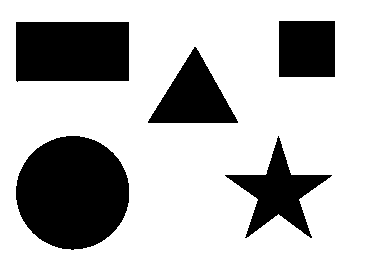
#> input picture ImageSegmentationOpenCV/identify_shape.png, 371 x 262 px
$ python identify_shape.py
#> lines starting #> are read from the running program, lines starting #| are printed output that depends on the picture; after the words box and inside, x2 and y2 are one past the last pixel; in counts of white or black regions, pixels touching at a corner belong together
# https://circuitdigest.com/tutorial/image-segmentation-using-opencv

import cv2
import numpy as np

# Load the image to identify shapes
image = cv2.imread('identify_shape.png')
#> image is the input picture: shape (262, 371, 3); 72.2% white; 5 black regions, box (x1, y1, x2, y2) and area: (16, 136, 129, 250) 10078, (16, 22, 129, 82) 6668, (225, 136, 332, 238) 3645, (148, 47, 238, 123) 3536, (279, 21, 335, 77) 3136

# cv2.namedWindow("Identify Shapes", cv2.WINDOW_NORMAL)
cv2.imshow("Identify Shapes", image)
cv2.waitKey(0)

# Grayscale and binarize
gray = cv2.cvtColor(image, cv2.COLOR_BGR2GRAY)
#> gray: shape (262, 371); 72.2% white; 5 black regions
ret, thresh = cv2.threshold(gray, 127, 255, 0)

# Find contours
contours, hierarchy = cv2.findContours(thresh, cv2.RETR_LIST, cv2.CHAIN_APPROX_NONE)
#> contours = 6 contours; box (x1, y1, x2, y2) and area: (0, 0, 371, 262) 96570, (15, 135, 130, 251) 10238, (15, 21, 130, 83) 6839, (224, 135, 333, 239) 3829, (147, 46, 239, 124) 3657, (278, 20, 336, 78) 3247

# Sort the contours and remove the largest frame contour
n = len(contours) - 1
#> n = 5
contours = sorted(contours, key=cv2.contourArea, reverse=False)[:n]
#> contours = 5 contours; box (x1, y1, x2, y2) and area: (15, 135, 130, 251) 10238, (15, 21, 130, 83) 6839, (224, 135, 333, 239) 3829, (147, 46, 239, 124) 3657, (278, 20, 336, 78) 3247

# Get approximate polygons
for cnt in contours:
    approx = cv2.approxPolyDP(cnt, 0.01 * cv2.arcLength(cnt, True), True)

    if len(approx) == 3:
        shape_name = "Triangle"
        cv2.drawContours(image, [cnt], 0, (0, 255, 0), -1)
        M = cv2.moments(cnt)
        cx = int(M['m10'] / M['m00'])
        cy = int(M['m01'] / M['m00'])
        cv2.putText(image, shape_name, (cx - 50, cy), cv2.FONT_HERSHEY_SIMPLEX, 1, (0, 0, 0), 1)
    elif len(approx) == 4:
        x, y, w, h = cv2.boundingRect(cnt)
        M = cv2.moments(cnt)
        cx = int(M['m10'] / M['m00'])
        cy = int(M['m01'] / M['m00'])
        # cv2.boundingRect return the left width and height in pixels, starting from the top
        # left corner, for square it would be roughly same
        if abs(w - h) <= 3:
            shape_name = "square"
            # find contour center to place text at center
            cv2.drawContours(image, [cnt], 0, (0, 125, 255), -1)
            cv2.putText(image, shape_name, (cx - 50, cy), cv2.FONT_HERSHEY_SIMPLEX, 1, (0, 0, 0), 1)
        else:
            shape_name = "Rectangle"
            # find contour center to place text at center
            cv2.drawContours(image, [cnt], 0, (0, 0, 255), -1)
            M = cv2.moments(cnt)
            cx = int(M['m10'] / M['m00'])
            cy = int(M['m01'] / M['m00'])
            cv2.putText(image, shape_name, (cx - 50, cy), cv2.FONT_HERSHEY_SIMPLEX, 1, (0, 0, 0), 1)
    elif len(approx) == 10:
        shape_name = 'star'
        cv2.drawContours(image, [cnt], 0, (255, 255, 0), -1)
        M = cv2.moments(cnt)
        cx = int(M['m10'] / M['m00'])
        cy = int(M['m01'] / M['m00'])
        cv2.putText(image, shape_name, (cx - 50, cy), cv2.FONT_HERSHEY_SIMPLEX, 1, (0, 0, 0), 1)
    elif len(approx) >= 15:
        shape_name = 'circle'
        cv2.drawContours(image, [cnt], 0, (0, 255, 255), -1)
        M = cv2.moments(cnt)
        cx = int(M['m10'] / M['m00'])
        cy = int(M['m01'] / M['m00'])
        cv2.putText(image, shape_name, (cx - 50, cy), cv2.FONT_HERSHEY_SIMPLEX, 1, (0, 0, 0), 1)

    cv2.imshow('identifying shapes', image)
    cv2.waitKey(0)
#> this loop made 5 passes
#> (approx, x, y, w, h, shape_name) on passes 1, 4: ([[278, 21], [334, 20], [335, 76], [279, 77]], 278, 20, 58, 58, 'square'), ([[15, 22], [128, 21], [129, 80], [17, 82]], 15, 21, 115, 62, 'Rectangle')
#> (approx, shape_name) on pass 2: ([[195, 46], [238, 122], [148, 123]], 'Triangle')
#> pass 1, `cv2.imshow('identifying shapes', image)`:
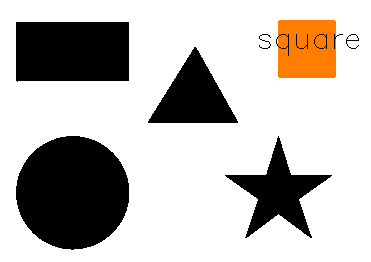
#> window 'identifying shapes': shape (262, 371, 3); mean B, G, R 183.1, 187.3, 191.6
#> pass 2, `cv2.imshow('identifying shapes', image)`:
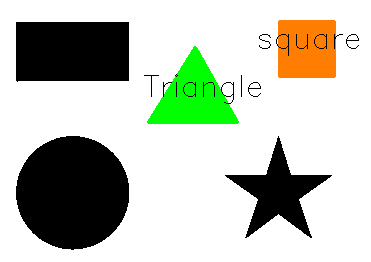
#> window 'identifying shapes': shape (262, 371, 3); mean B, G, R 182.1, 195.8, 190.5
#> after the loop:
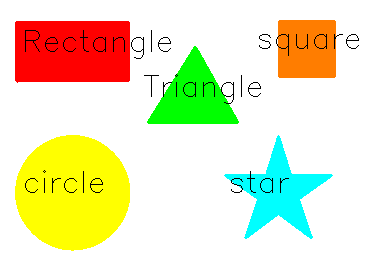
#> image: shape (262, 371, 3); mean B, G, R 189.2, 229.8, 232

cv2.destroyAllWindows()

$ run again, with ImageSegmentationOpenCV/blob_discrimination.png copied over ImageSegmentationOpenCV/identify_shape.png
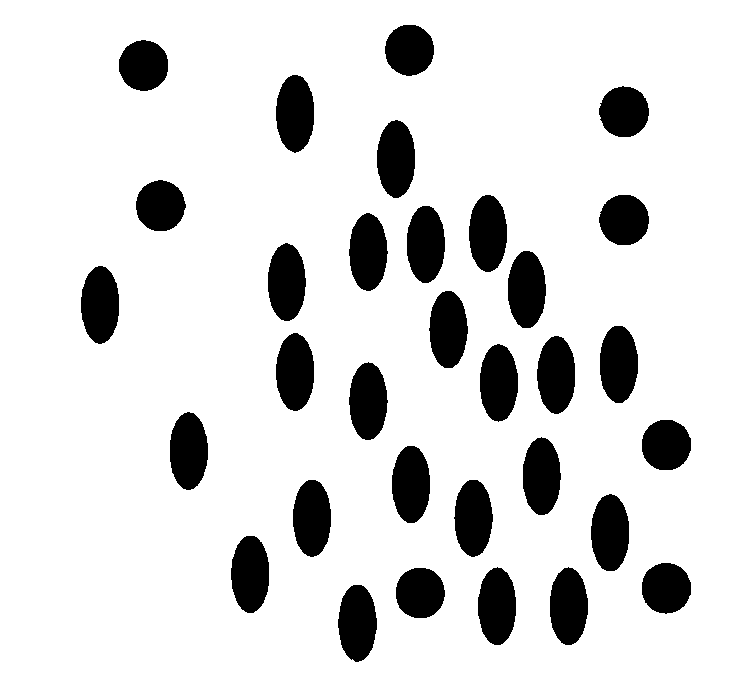
#> input picture ImageSegmentationOpenCV/blob_discrimination.png, 740 x 696 px
#> image is the input picture: shape (696, 740, 3); 86.1% white; 32 black regions, largest, box (x1, y1, x2, y2) and area: (600, 326, 638, 403) 2338, (276, 75, 314, 153) 2330, (276, 333, 314, 411) 2330
#> gray: shape (696, 740); 86.1% white; 32 black regions
#> `contours, hierarchy = cv2.findContours(thresh, cv2.RETR_LIST, cv2.CHAI..`: contours = 33 contours; largest, box (x1, y1, x2, y2) and area: (0, 0, 740, 696) 513605, (599, 325, 639, 404) 2424, (275, 74, 315, 154) 2417, (275, 332, 315, 412) 2416, (376, 119, 416, 199) 2414
#> n = 32
#> `contours = sorted(contours, key=cv2.contourArea, reverse=False)[:n]`: contours = 32 contours; largest, box (x1, y1, x2, y2) and area: (599, 325, 639, 404) 2424, (275, 74, 315, 154) 2417, (275, 332, 315, 412) 2416, (376, 119, 416, 199) 2414, (536, 335, 576, 415) 2414
#> the loop `for cnt in contours:` made 32 passes
#> shape_name on pass 1: 'circle'
#> pass 1, `cv2.imshow('identifying shapes', image)`:
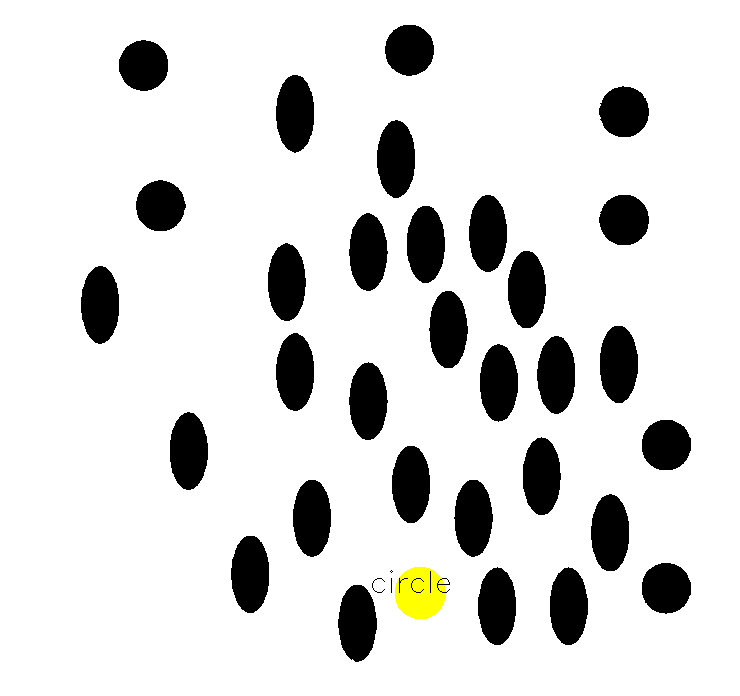
#> window 'identifying shapes': shape (696, 740, 3); mean B, G, R 219.5, 220.5, 220.5

$ run again, with ImageSegmentationOpenCV/convex_hull.png copied over ImageSegmentationOpenCV/identify_shape.png
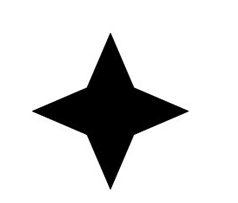
#> input picture ImageSegmentationOpenCV/convex_hull.png, 238 x 203 px
#> image is the input picture: shape (203, 238, 3); min 0, max 255, mean 215.5
#> `ret, thresh = cv2.threshold(gray, 127, 255, 0)`:
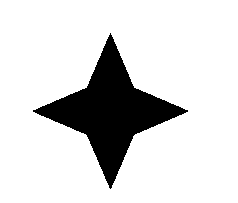
#> thresh: shape (203, 238); 84.5% white; 1 black region
#> `contours, hierarchy = cv2.findContours(thresh, cv2.RETR_LIST, cv2.CHAI..`: contours = 2 contours; box (x1, y1, x2, y2) and area: (0, 0, 238, 203) 47874, (32, 32, 189, 190) 7690
#> n = 1
#> `contours = sorted(contours, key=cv2.contourArea, reverse=False)[:n]`: contours = 1 contour; box (x1, y1, x2, y2) and area: (32, 32, 189, 190) 7690
#> the loop `for cnt in contours:` made 1 pass
